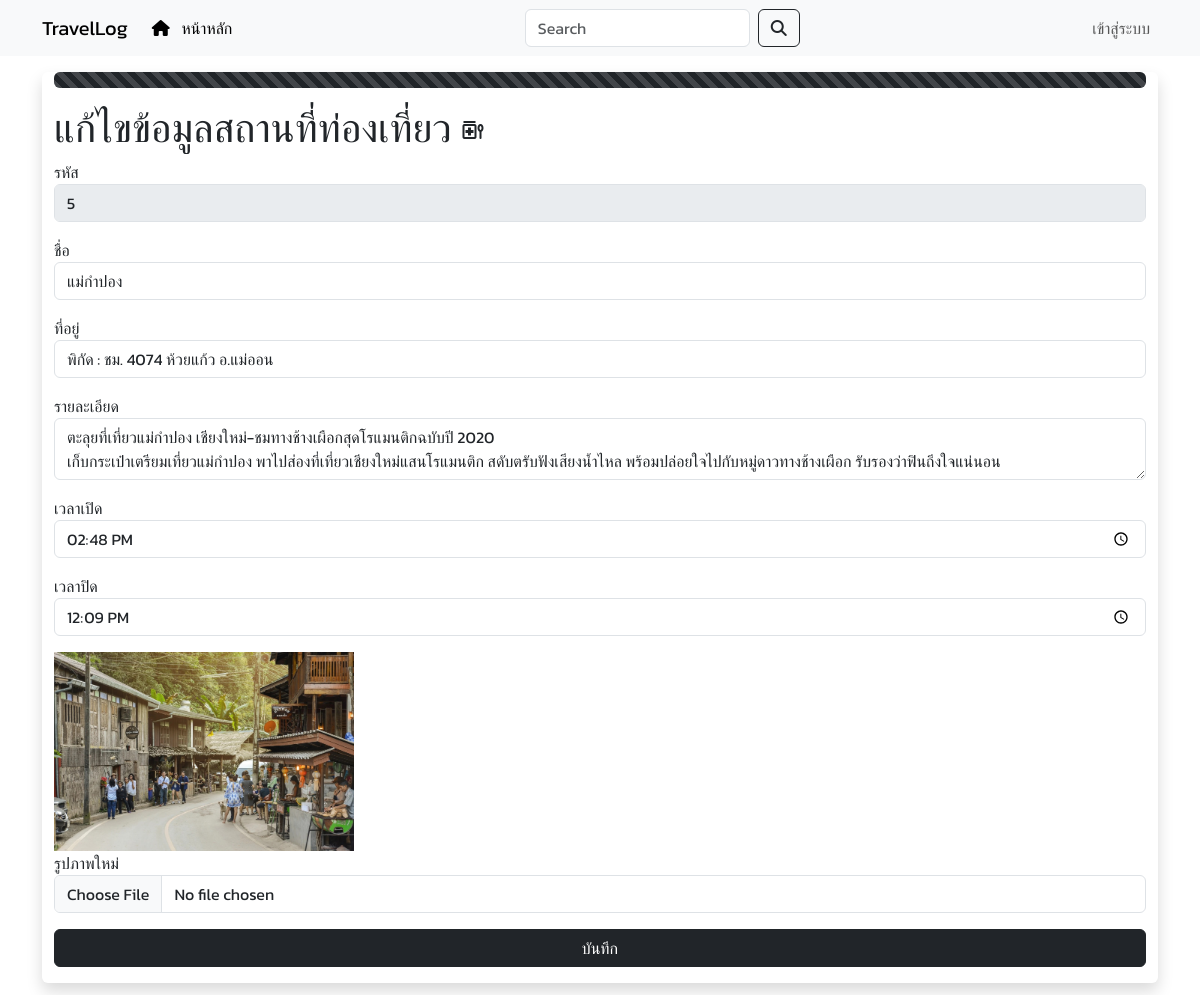
The page /edit/5/ on the database its author committed.
### travelLog_app/models.py (models this page shows, shortened)
class Place(models.Model):
    place_id = models.AutoField(primary_key=True)
    name = models.CharField(max_length=100)
    location = models.CharField(max_length=50)
    description = models.TextField()
    opening_hours = models.TimeField()
    closing_hours = models.TimeField()
    image = models.ImageField(upload_to='place_images/')

### travelLog_app/views.py (the view)
# urls.py: path('edit/<int:pk>/', views.edit, name='edit_place'),
def edit(request, pk):
    place = get_object_or_404(Place, place_id=pk)
    if request.method == "POST":
        form = PlaceForm(request.POST, request.FILES, instance=place)
        if form.is_valid():
            form.save()
            messages.success(request, 'แก้ไขข้อมูลสำเร็จ!')
            return redirect('/manage')
    else:
        form = PlaceForm(instance=place)
    context = {"form": form, "place_data": place}
    return render(request, 'edit.html', context)

### travelLog_app/forms.py
class PlaceForm(forms.ModelForm):
    class Meta:
        model = Place
        fields = ['name', 'location', 'description', 'opening_hours', 'closing_hours', 'image']

### travelLog_app/templates/edit.html (shortened to what this page needs)
{% extends "base.html" %} {% block content %}
<div
  class="container-fluid my-3 justify-content-center align-items-center shadow rounded"
>
  <form action="" method="POST" enctype="multipart/form-data">
    <div class="progress">
      <div
        class="progress-bar bg-dark progress-bar-striped"
        style="width: 100%"
      ></div>
    </div>
    <h1>
      แก้ไขข้อมูลสถานที่ท่องเที่ยว
      <span class="material-symbols-outlined"> medication_liquid </span>
    </h1>
    <div class="mb-3">
      รหัส
      <input
        type="text"
        name="id"
        class="form-control"
        value="{{ place_data.place_id }}"
        disabled
      />
    </div>
    <div class="mb-3">
      ชื่อ
      <input
        type="text"
        name="name"
        class="form-control"
        value="{{ place_data.name }}"
        required
      />
    </div>
    <div class="mb-3">
      ที่อยู่
      <input
        type="text"
        name="location"
        class="form-control"
        value="{{ place_data.location }}"
        required
      />
    </div>
    <div class="mb-3">
      รายละเอียด
      <textarea name="description" class="form-control" required>
{{ place_data.description }}</textarea
      >
    </div>
    <div class="mb-3">
      เวลาเปิด
      <input
        type="time"
        name="opening_hours"
        class="form-control"
        value="{{ place_data.opening_hours|time:'H:i' }}"
        required
      />
    </div>
    <div class="mb-3">
      เวลาปิด
      <input
        type="time"
        name="closing_hours"
        class="form-control"
        value="{{ place_data.closing_hours|time:'H:i' }}"
        required
      />
    </div>
    <div>
        <img src="{{ place_data.image.url }}" style="width:300px" alt="...">
    </div>
    <div class="mb-3">
      รูปภาพใหม่
      <input type="file" name="image" class="form-control" required />
    </div>
    <button type="submit" class="btn btn-dark w-100 mb-3">บันทึก</button>
  </form>
</div>
{% endblock %}

### travelLog_app/templates/base.html (style rules this page uses)
body { font-family: "Kanit", sans-serif; }

### rows shown on the page
Place: id "5", name "แม่กำปอง", location "พิกัด : ชม. 4074 ห้วยแก้ว อ.แม่ออน", description "ตะลุยที่เที่ยวแม่กำปอง เชียงใหม่-ชมทางช้างเผือกสุดโรแมนติกฉบับปี 2020 เก็บกระเป๋าเตรียมเที่ยวแม่กำปอง พาไปส่องที่เที่ยวเชียงใหม่แสนโรแมนติก สดับตรับฟังเสียงน้ำไหล พร้อมปล่อยใจไปกับหมู่ดาวทางช้างเผือก รับรองว่าฟินถึงใจแน่นอน", opening_hours "14:48", closing_hours "12:09", image (picture)
